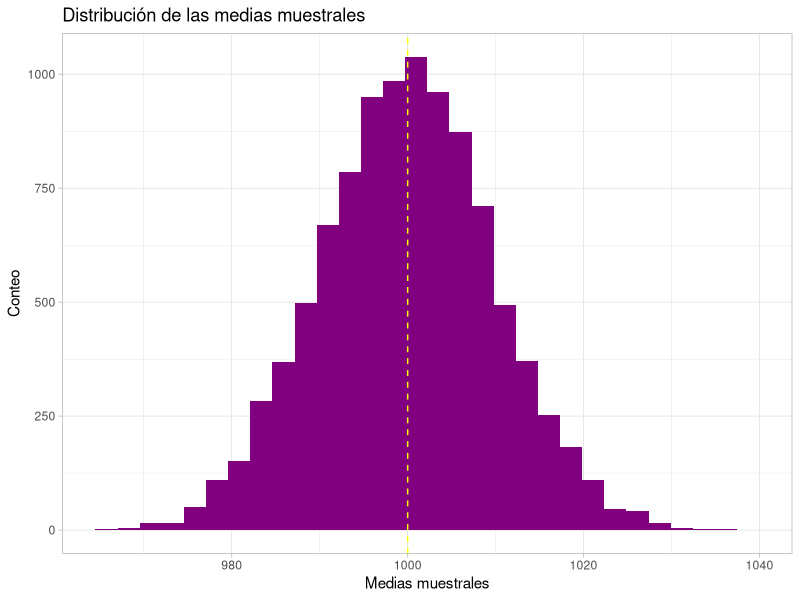
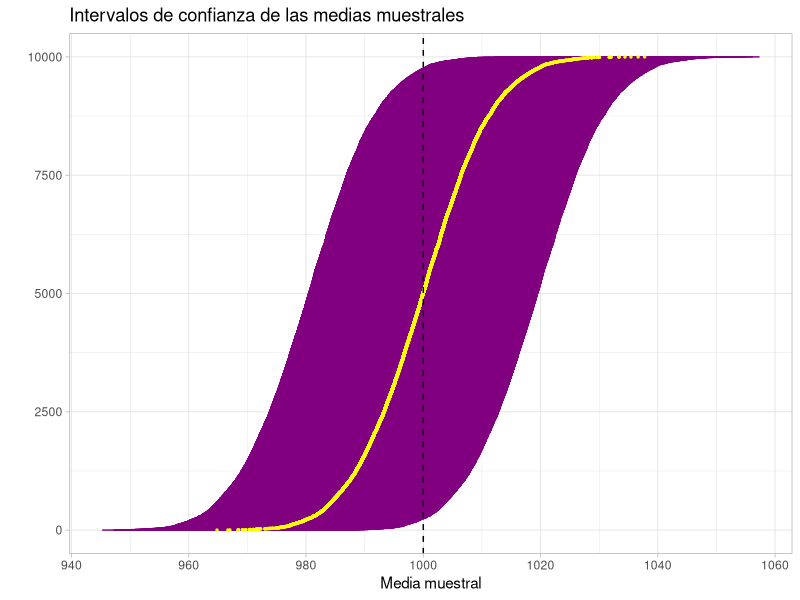

The R source for these figures, in order:
## ---- chunk 1
#| label: muestra1
#| echo: true
set.seed(3718)
sample_size <- 100
population_mean <- 1000
population_sd <- 100

norm_values <- rnorm(sample_size, population_mean, population_sd)

sample_mean <- mean(norm_values)
## ---- chunk 2
#| label: sd-media-muestra
#| echo: true
muchas_medias <- replicate(1000, {
  mean(rnorm(sample_size, population_mean, population_sd))
})

sd(muchas_medias)
## ---- chunk 3
#| label: intervalo1
error_margin <- qnorm(c(0.025, 0.975)) * population_sd / sqrt(sample_size)
confidence_interval <- sample_mean + error_margin
## ---- chunk 4
#| label: function
compute_interval <- function(size, mean, sd, confidence = 0.95) {
  
  alpha <- 1 - confidence
  alpha_2 <- alpha / 2
  
  norm_values <- rnorm(size, mean, sd)
  sample_mean <- mean(norm_values)
  
  error_margin <- qnorm(c(alpha_2, 1 - alpha_2)) * sd / sqrt(size)
  confidence_interval <- sample_mean + error_margin
  
  return(list(mean = sample_mean, confint = confidence_interval))

}

computations <- 10000
## ---- chunk 5
#| label: compute-intervals
#| echo: true

library(purrr)
experiments <- map(seq_len(computations), function(i) {
  compute_interval(sample_size, population_mean, population_sd) 
})
  
## ---- chunk 6
#| label: sample-mean-distribution
experiments_means <- map_dbl(experiments, list("mean"))

library(ggplot2)
theme_set(theme_light())

ggplot() + 
  geom_histogram(aes(x = experiments_means), fill = "#800080") + 
  geom_vline(xintercept = population_mean, color = "yellow", linetype = 2) + 
  labs(x = "Medias muestrales", y = "Conteo", 
       title = "Distribución de las medias muestrales")
  
## ---- chunk 7
#| label: aux-plot
min_confint <- map_dbl(experiments, \(x) x$confint[1])
max_confint <- map_dbl(experiments, \(x) x$confint[2])

library(dplyr)
df_confints <- tibble(
  # experiment = seq_len(computations), 
  min_confint = min_confint,
  max_confint = max_confint
)

df_confints <- df_confints |> 
  mutate(sample_mean = experiments_means) |> 
  arrange(min_confint) |> 
  mutate(experiment = seq_len(computations))
## ---- chunk 8
#| label: plot-confints
ggplot(df_confints) + 
  geom_segment(aes(x = min_confint, xend = max_confint, 
                   y = experiment, yend = experiment), 
               color = "#800080")  + 
  geom_point(aes(x = sample_mean, y = experiment), color = "yellow", size = 0.5) + 
  geom_vline(xintercept = population_mean, color = "black", linetype = 2) + 
  labs(x = "Media muestral", y = "", 
       title = "Intervalos de confianza de las medias muestrales")
## ---- chunk 9
#| label: pct-confints
mean(df_confints$max_confint >= population_mean & df_confints$min_confint <= population_mean) 
## ---- chunk 10
#| label: pct-99
experiments <- map(seq_len(computations), function(i) {
  compute_interval(sample_size, population_mean, population_sd, 
                   confidence = 0.99) 
})

min_confint <- map_dbl(experiments, \(x) x$confint[1])
max_confint <- map_dbl(experiments, \(x) x$confint[2])

tibble(
  min_confint = min_confint,
  max_confint = max_confint
) |>  
  arrange(min_confint) |> 
  mutate(experiment = seq_len(computations)) |> 
  summarise(pct = mean(
    min_confint <= population_mean & population_mean <= max_confint
  ))
## ---- chunk 11
#| label: pct-80
experiments <- map(seq_len(computations), function(i) {
  compute_interval(sample_size, population_mean, population_sd, 
                   confidence = 0.80) 
})

min_confint <- map_dbl(experiments, \(x) x$confint[1])
max_confint <- map_dbl(experiments, \(x) x$confint[2])

tibble(
  min_confint = min_confint,
  max_confint = max_confint
) |>  
  arrange(min_confint) |> 
  mutate(experiment = seq_len(computations)) |> 
  summarise(pct = mean(
    min_confint <= population_mean & population_mean <= max_confint
  ))
